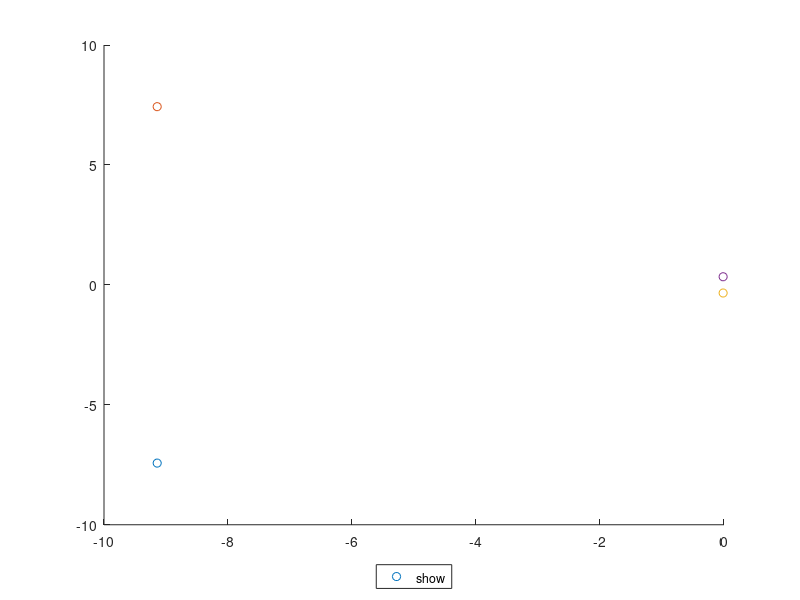

Write MATLAB code to recreate this figure. (Note: this script raises an error after producing the figure.)
%longitudinal
pcurto1 = [-9.1422 -7.4294];
pcurto2 = [-9.1422 7.4294];
fugoide1 = [-0.0141 -0.3389];
fugoide2 = [-0.0141 0.3389];

% Gráfico
scatter(pcurto1(1),pcurto1(2),'DisplayName','Período Curto');
hold on
scatter(pcurto2(1),pcurto2(2),'DisplayName','Período Curto (par)');
scatter(fugoide1(1),fugoide1(2),'DisplayName','Fugoide');
scatter(fugoide2(1),fugoide2(2),'DisplayName','Fugoide (par)');
legend('show','Location','SouthOutside');
ax = gca;
ax.XAxisLocation = 'origin';
ax.YAxisLocation = 'origin';
hold off


%lateral
rolamento = [-30.0282 0];
rolamentoH1 = [-1.2021 -5.9651];
rolamentoH2 = [-1.2021 5.9651];
espiral = [0.0188 0];

% Gráfico
scatter(rolamento(1),rolamento(2),'DisplayName','rolamento');
hold on
scatter(rolamentoH1(1),rolamentoH1(2),'DisplayName','Rolamento Holandês');
scatter(rolamentoH2(1),rolamentoH2(2),'DisplayName','Rolamento Holandês (par)');
scatter(espiral(1),espiral(2),'DisplayName','Espiral');
legend('show','Location','SouthOutside');
ax = gca;
ax.XAxisLocation = 'origin';
ax.YAxisLocation = 'origin';
hold off